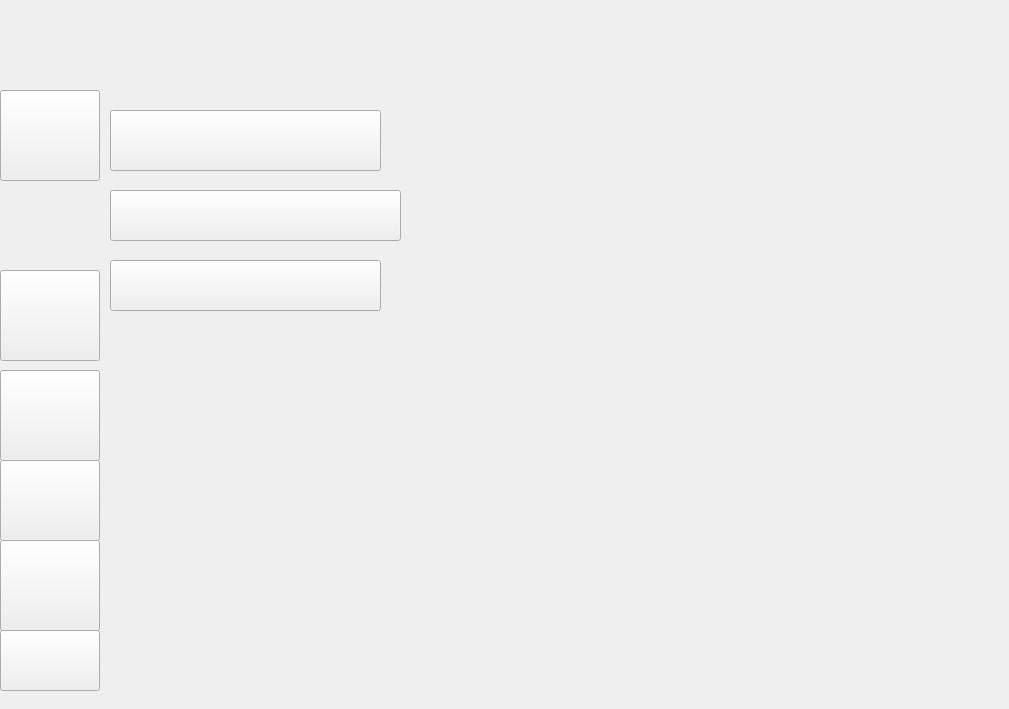
    <widget class="QWidget" name="page_3">
     <widget class="QLabel" name="label_3">
      <property name="geometry">
       <rect>
        <x>0</x>
        <y>0</y>
        <width>1000</width>
        <height>700</height>
       </rect>
      </property>
      <property name="text">
       <string/>
      </property>
      <property name="pixmap">
       <pixmap resource="resources.qrc">:/resources/Alumnos.png</pixmap>
      </property>
      <property name="scaledContents">
       <bool>true</bool>
      </property>
     </widget>
     <widget class="QPushButton" name="nuevoAlumButton">
      <property name="geometry">
       <rect>
        <x>110</x>
        <y>110</y>
        <width>271</width>
        <height>61</height>
       </rect>
      </property>
      <property name="text">
       <string/>
      </property>
     </widget>
     <widget class="QPushButton" name="ModiAlumButton">
      <property name="geometry">
       <rect>
        <x>110</x>
        <y>190</y>
        <width>291</width>
        <height>51</height>
       </rect>
      </property>
      <property name="text">
       <string/>
      </property>
     </widget>
     <widget class="QPushButton" name="ElimAlumButton">
      <property name="geometry">
       <rect>
        <x>110</x>
        <y>260</y>
        <width>271</width>
        <height>51</height>
       </rect>
      </property>
      <property name="text">
       <string/>
      </property>
     </widget>
     <widget class="QPushButton" name="Cuenta1Button">
      <property name="geometry">
       <rect>
        <x>0</x>
        <y>90</y>
        <width>100</width>
        <height>91</height>
       </rect>
      </property>
      <property name="text">
       <string/>
      </property>
     </widget>
     <widget class="QPushButton" name="pushButton_19">
      <property name="geometry">
       <rect>
        <x>0</x>
        <y>270</y>
        <width>100</width>
        <height>91</height>
       </rect>
      </property>
      <property name="text">
       <string/>
      </property>
     </widget>
     <widget class="QPushButton" name="pushButton_67">
      <property name="geometry">
       <rect>
        <x>0</x>
        <y>370</y>
        <width>100</width>
        <height>91</height>
       </rect>
      </property>
      <property name="text">
       <string/>
      </property>
     </widget>
     <widget class="QPushButton" name="pushButton_86">
      <property name="geometry">
       <rect>
        <x>0</x>
        <y>460</y>
        <width>100</width>
        <height>81</height>
       </rect>
      </property>
      <property name="text">
       <string/>
      </property>
     </widget>
     <widget class="QPushButton" name="pushButton_139">
      <property name="geometry">
       <rect>
        <x>0</x>
        <y>540</y>
        <width>100</width>
        <height>91</height>
       </rect>
      </property>
      <property name="text">
       <string/>
      </property>
     </widget>
     <widget class="QPushButton" name="pushButton_140">
      <property name="geometry">
       <rect>
        <x>0</x>
        <y>630</y>
        <width>100</width>
        <height>61</height>
       </rect>
      </property>
      <property name="text">
       <string/>
      </property>
     </widget>
    </widget>
